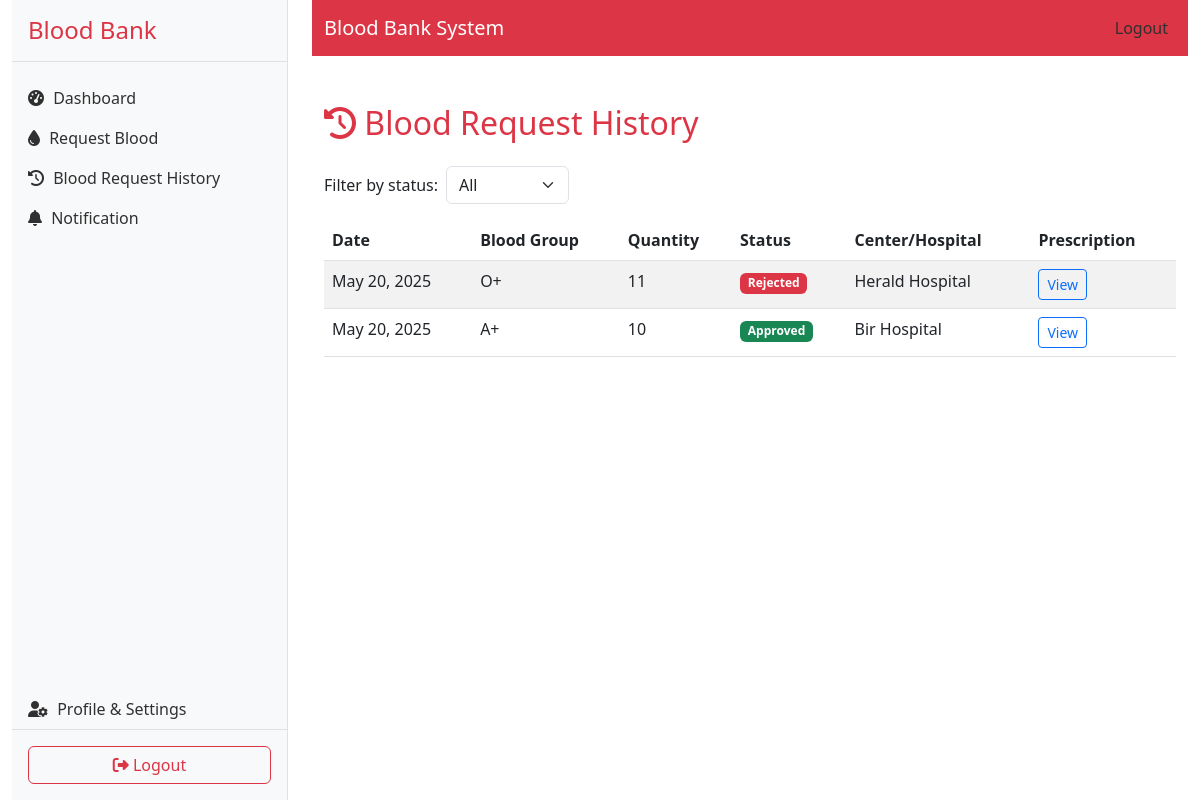
Screenshot of /blood-request-history/ (signed in) with the database file from the repository.
### account/models.py (models this page shows, shortened)
class BloodRequest(models.Model):
    patient = models.ForeignKey('User', on_delete=models.CASCADE, limit_choices_to={'role': 'PATIENT'})
    blood_group = models.CharField(max_length=5, choices=BLOOD_TYPE_CHOICES)
    quantity = models.PositiveIntegerField()
    request_date = models.DateField(auto_now_add=True)
    status = models.CharField(max_length=20, choices=[('PENDING', 'Pending'), ('APPROVED', 'Approved'), ('REJECTED', 'Rejected'), ('FULFILLED', 'Fulfilled')], default='PENDING')
    notes = models.TextField(blank=True)
    prescription = models.FileField(upload_to='prescriptions/', null=True, blank=True)
    created_at = models.DateTimeField(auto_now_add=True)
    preferred_center = models.CharField(max_length=255, blank=True, null=True)

### account/views.py (the view)
# urls.py: path('blood-request-history/', views.blood_request_history, name='blood_request_history'),
@login_required
def blood_request_history(request):
    if request.user.role != 'PATIENT':
        return redirect('dashboard')
    from .models import BloodRequest
    requests = BloodRequest.objects.filter(patient=request.user).order_by('-created_at')
    status_filter = request.GET.get('status', '')
    if status_filter:
        requests = requests.filter(status=status_filter)
    return render(request, 'account/blood_request_history.html', {'requests': requests, 'status_filter': status_filter})

### templates/account/blood_request_history.html (shortened to what this page needs)
{% extends 'base.html' %}
{% block content %}
<div class="container py-4">
    <h2 class="mb-4 text-danger"><i class="fas fa-history"></i> Blood Request History</h2>
    <form method="get" class="mb-3 d-flex align-items-center">
        <label class="me-2">Filter by status:</label>
        <select name="status" class="form-select w-auto me-2" onchange="this.form.submit()">
            <option value="">All</option>
        </select>
    </form>
    <div class="table-responsive">
        <table class="table table-striped table-hover">
            <thead>
                <tr>
                    <th>Date</th>
                    <th>Blood Group</th>
                    <th>Quantity</th>
                    <th>Status</th>
                    <th>Center/Hospital</th>
                    <th>Prescription</th>
                </tr>
            </thead>
            <tbody>
                {% for req in requests %}
                <tr>
                    <td>{{ req.request_date }}</td>
                    <td>{{ req.blood_group }}</td>
                    <td>{{ req.quantity }}</td>
                    <td><span class="badge bg-{% if req.status == 'PENDING' %}warning text-dark{% elif req.status == 'APPROVED' %}success{% elif req.status == 'REJECTED' %}danger{% elif req.status == 'FULFILLED' %}info{% endif %}">{{ req.status|title }}</span></td>
                    <td>{{ req.preferred_center|default:'-' }}</td>
                    <td>
                        {% if req.prescription %}
                            <a href="{{ req.prescription.url }}" target="_blank" class="btn btn-sm btn-outline-primary">View</a>
                        {% else %}-{% endif %}
                    </td>
                </tr>
                {% empty %}
                <tr><td colspan="6" class="text-center">No blood requests found.</td></tr>
                {% endfor %}
            </tbody>
        </table>
    </div>
</div>
{% endblock %}

### rows the page displays
BloodRequest: request_date "May 20, 2025", blood_group "O+", quantity "11", status "Rejected", preferred_center "Herald Hospital"
BloodRequest: request_date "May 20, 2025", blood_group "A+", quantity "10", status "Approved", preferred_center "Bir Hospital"
